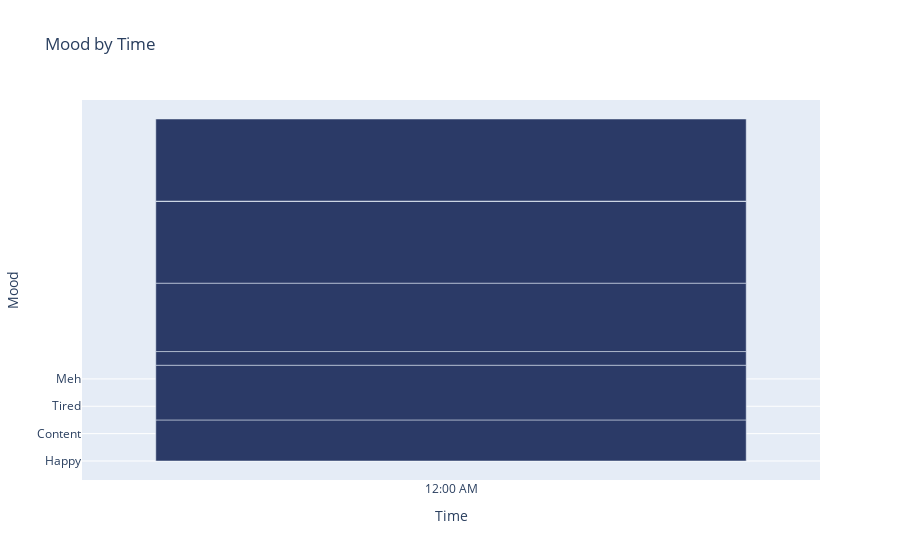
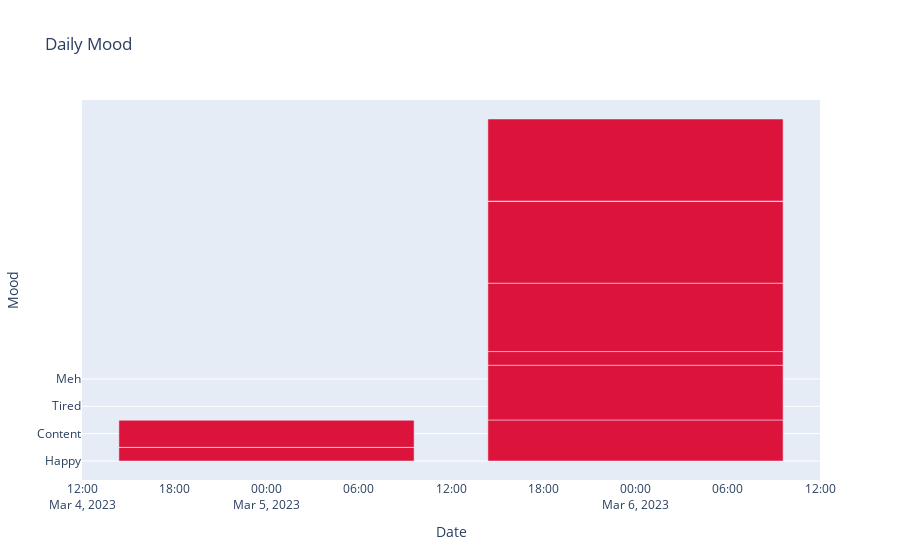

These figures' notebook cell, in order:
### Code cell
# # gets user input for the reason for their mood
journal = input(f"Why do you feel {mood.lower()}? ")

# # pulls the table from SQL_db and runs the methods
database = SQL_db.MoodDatabase()
database.connect_db()
database.createTable()
#atabase.addColumn()
database.insertData(date,time, mood, journal)
# database.clearTable()
database.conversion()
database.summarizeData()
database.close_db()

### Figure 1 — Plotly figure (JSON) as saved in the notebook; plotly's stock layout.template omitted (floating-point values rounded to 4 significant figures)
{"data": [{"alignmentgroup": "True", "hovertemplate": "Time=%{x}<br>Mood=%{y}<extra></extra>", "legendgroup": "", "marker": {"color": "#2B3A67", "pattern": {"shape": ""}}, "name": "", "offsetgroup": "", "orientation": "v", "showlegend": false, "textposition": "auto", "type": "bar", "x": [null, null, null, null, null, "12:00 AM", "12:00 AM", "12:00 AM", "12:00 AM", "12:00 AM", "12:00 AM", "12:00 AM", "12:00 AM"], "xaxis": "x", "y": ["Happy", "Angry", "Happy", "Content", "Happy", "Sad", "Tired", "Angry", "Fear", "Meh", "Happy", "Happy", "Meh"], "yaxis": "y"}], "layout": {"barmode": "relative", "legend": {"tracegroupgap": 0}, "title": {"text": "Mood by Time"}, "xaxis": {"anchor": "y", "domain": [0, 1], "title": {"text": "Time"}}, "yaxis": {"anchor": "x", "domain": [0, 1], "title": {"text": "Mood"}}}}

### Figure 2 — Plotly figure (JSON) as saved in the notebook; plotly's stock layout.template omitted (floating-point values rounded to 4 significant figures)
{"data": [{"alignmentgroup": "True", "hovertemplate": "Date=%{x}<br>Mood=%{y}<extra></extra>", "legendgroup": "", "marker": {"color": "crimson", "pattern": {"shape": ""}}, "name": "", "offsetgroup": "", "orientation": "v", "showlegend": false, "textposition": "auto", "type": "bar", "x": ["2023-03-05", "2023-03-05", "2023-03-05", "2023-03-05", "2023-03-05", "2023-03-06", "2023-03-06", "2023-03-06", "2023-03-06", "2023-03-06", "2023-03-06", "2023-03-06", "2023-03-06"], "xaxis": "x", "y": ["Happy", "Angry", "Happy", "Content", "Happy", "Sad", "Tired", "Angry", "Fear", "Meh", "Happy", "Happy", "Meh"], "yaxis": "y"}], "layout": {"barmode": "relative", "legend": {"tracegroupgap": 0}, "title": {"text": "Daily Mood"}, "xaxis": {"anchor": "y", "domain": [0, 1], "title": {"text": "Date"}}, "yaxis": {"anchor": "x", "domain": [0, 1], "title": {"text": "Mood"}}}}
